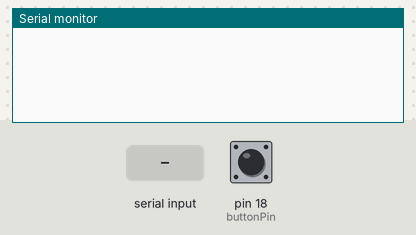
Recording of a sketch running on a simulated Arduino Leonardo, built with avr-gcc and run on an emulated ATmega32U4. Parts: the last lines printed to the serial monitor. Inputs (shaded band) come from the test bench; at power-on: pin 18 (buttonPin) HIGH. EEPROM starts erased; USB keyboard and mouse output is not drawn.

Above: at 1.2 s.
1.3 s: "0" received over Serial
At 3.5 s:
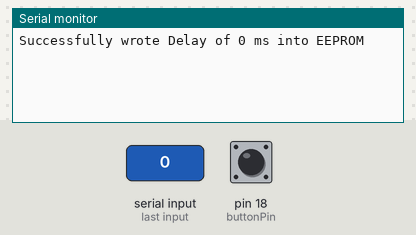
3.8 s: "get" received over Serial
At 5.5 s:
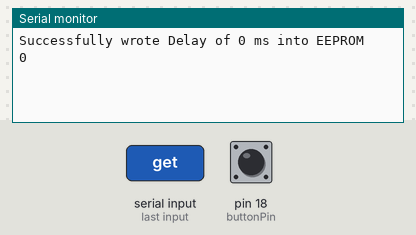

Measured:
- after the input at 1.3 s, the serial monitor: prints a new line after 1.0 s (image 1)
- after the input at 3.8 s, the serial monitor: prints a new line after 1.0 s (image 2)

The sketch:

QuizBuzzer.ino
```cpp
#include "Keyboard.h"
#include <EEPROM.h>

const int buttonPin = 18;  // input pin for pushbutton
const int delayEepromAddress = 0;
int previousButtonState = HIGH;  // for checking the state of a pushButton
int delayVal = 0;

void writeIntIntoEEPROM(int address, int number) {
  byte byte1 = number >> 8;
  byte byte2 = number & 0xFF;
  EEPROM.write(address, byte1);
  EEPROM.write(address + 1, byte2);
}

int readIntFromEEPROM(int address) {
  byte byte1 = EEPROM.read(address);
  byte byte2 = EEPROM.read(address + 1);
  return (byte1 << 8) + byte2;
}


void setup() {
  Serial.begin(9600);
  // put your setup code here, to run once:
  // make the pushButton pin an input:
  pinMode(buttonPin, INPUT);
  // initialize control over the keyboard:
  Keyboard.begin();
  delayVal = readIntFromEEPROM(delayEepromAddress);
}

void loop() {
  if (Serial.available() > 0) {
    String cmd = Serial.readString();
    int intValue = cmd.toInt();
    if (intValue != 0 || cmd == "0") {
      delayVal = intValue;
      writeIntIntoEEPROM(delayEepromAddress, delayVal);
      Serial.write("Successfully wrote Delay of ");
      Serial.print(String(delayVal));
      Serial.write(" ms into EEPROM\n");
    } else {
      if (cmd == "get") {
        Serial.print(delayVal);
      }
    }
  }
  int buttonState = digitalRead(buttonPin);
  // if the button state has changed,
  if ((buttonState != previousButtonState) && (buttonState == HIGH)) {
    delay(delayVal);
    Keyboard.print(" ");
  }
  previousButtonState = buttonState;
}
```
